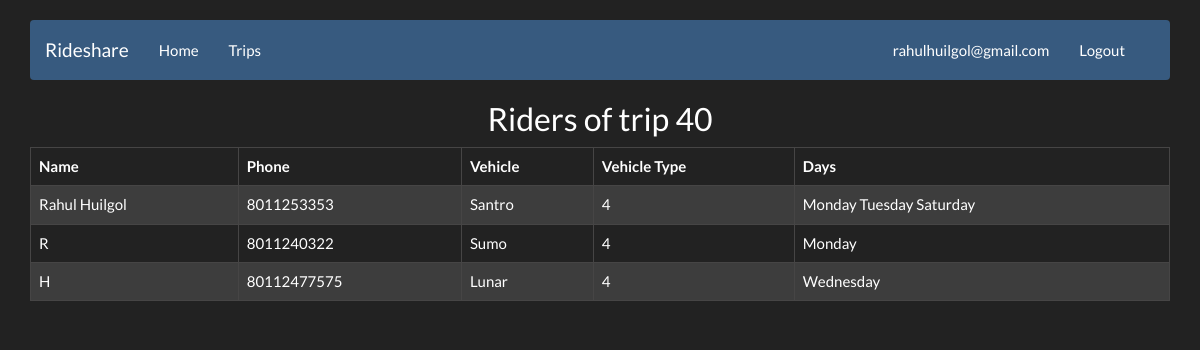
The app's page /views/riders.php?tripid=40 (signed in) with its own data.
### tables this page shows
CREATE TABLE IF NOT EXISTS `riders` (
  `tripid` int(11) NOT NULL,
  `userid` int(11) NOT NULL,
  `vehicle` varchar(100) NOT NULL,
  `vehicletyp` varchar(20) NOT NULL,
  `days` int(128) NOT NULL
);

CREATE TABLE IF NOT EXISTS `users` (
`userid` int(11) NOT NULL,
  `name` varchar(50) NOT NULL,
  `password` varchar(50) NOT NULL,
  `email` varchar(30) NOT NULL,
  `phone` varchar(15) NOT NULL
);

### models/db.php (called while the page is built, shortened)
<?php
class db{
	private $host,$username,$pass,$mydb;
	public function db(){
			$this->host = HOSTNAME;
			$this->username = DBUSER;
			$this->pass = DBPASS;
	}
	public function connect()
	{
		$con = mysql_connect($this->host, $this->username, $this->pass );
		if(!$con){
					echo "Not connected to database";
			return -1;
		}
		else
		{
			return $con;
		}
	}
}
 ?>

### models/trips.php (called while the page is built, shortened)
<?php
include 'db.php';
class trips
{
	public function getRiders($tripid)
	{
		$query2 = "select * from rideshare.riders as r ,rideshare.users as u where tripid='".$tripid."' and r.userid=u.userid;";
		$rval = mysql_query($query2);
		if ($rval)
			{return $rval;}
		else
			{return 0;}
	}
}
?>

### controllers/listriders.php (the view, shortened to what this page needs)
<?php
include_once '../models/trips.php';
$tripsob = New trips();
$result = $tripsob->getRiders($_SESSION['tripid']);
while($row = mysql_fetch_array($result))
    {
    	echo '<tr>
        		<td>'.$row['name'].'</td>
        		<td>'.$row['phone'].'</td>
        		<td>'.$row['vehicle'].'</td>
                <td>'.$row['vehicletyp'].'</td>
        		<td>
        		';
            if ($row['days']&2)
                echo 'Monday ';
            if ($row['days']&4)
                echo 'Tuesday ';
            if ($row['days']&8)
                echo 'Wednesday ';
            if ($row['days']&64)
                echo 'Saturday ';
                echo '</td>';
        echo '</tr>';
    }
?>

### views/css/navbar.css (style rules this page uses)
body { padding-top: 20px; padding-bottom: 20px; }

### records on screen
riders: userid.name "Rahul Huilgol", userid.phone "8011253353", vehicle "Santro", vehicletyp "4", days "Monday"
riders: userid.name "R", userid.phone "8011240322", vehicle "Sumo", vehicletyp "4", days "Monday"
riders: userid.name "H", userid.phone "80112477575", vehicle "Lunar", vehicletyp "4", days "Wednesday"

### other values on screen
$_SESSION['email'] "rahulhuilgol@gmail.com"
$_GET['tripid'] "40"
